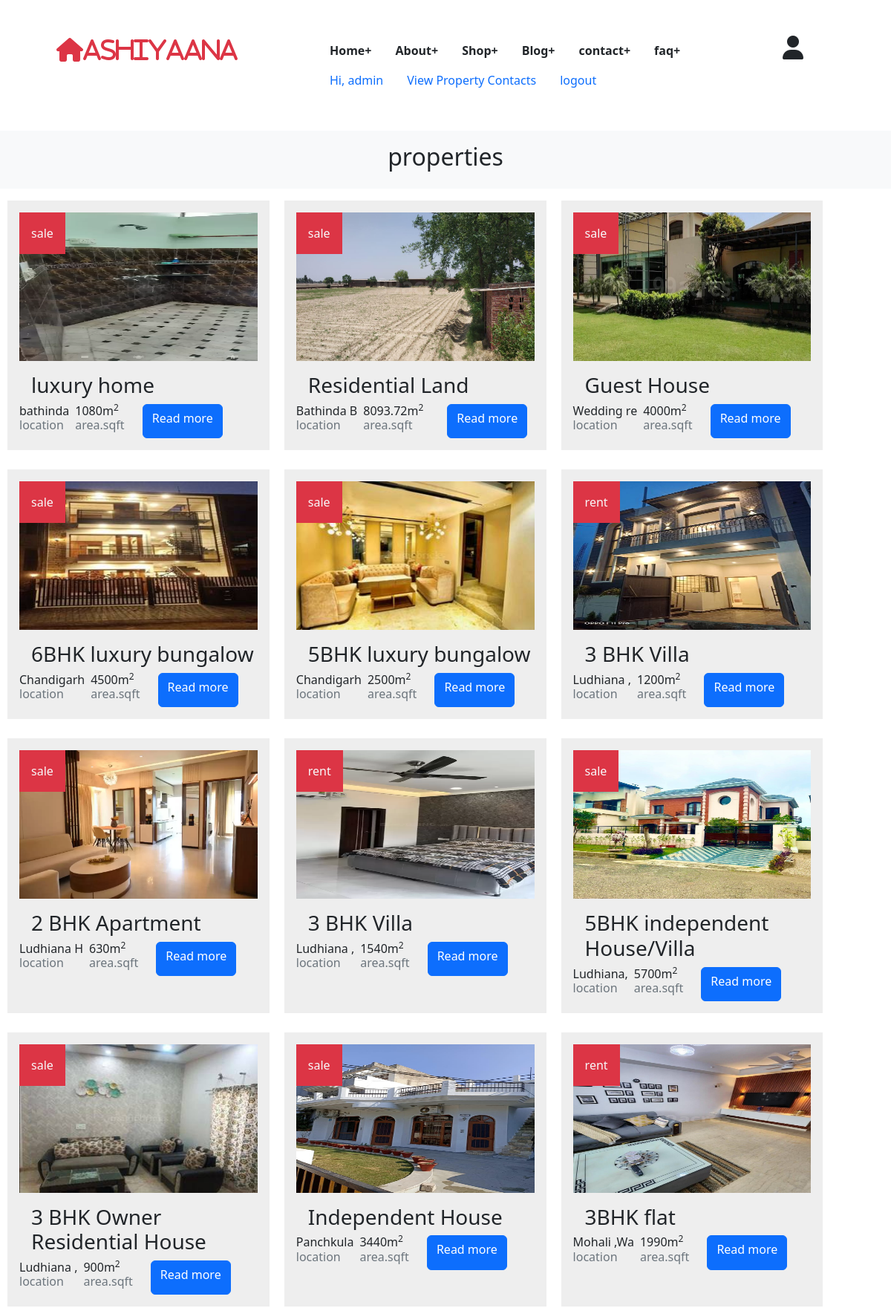
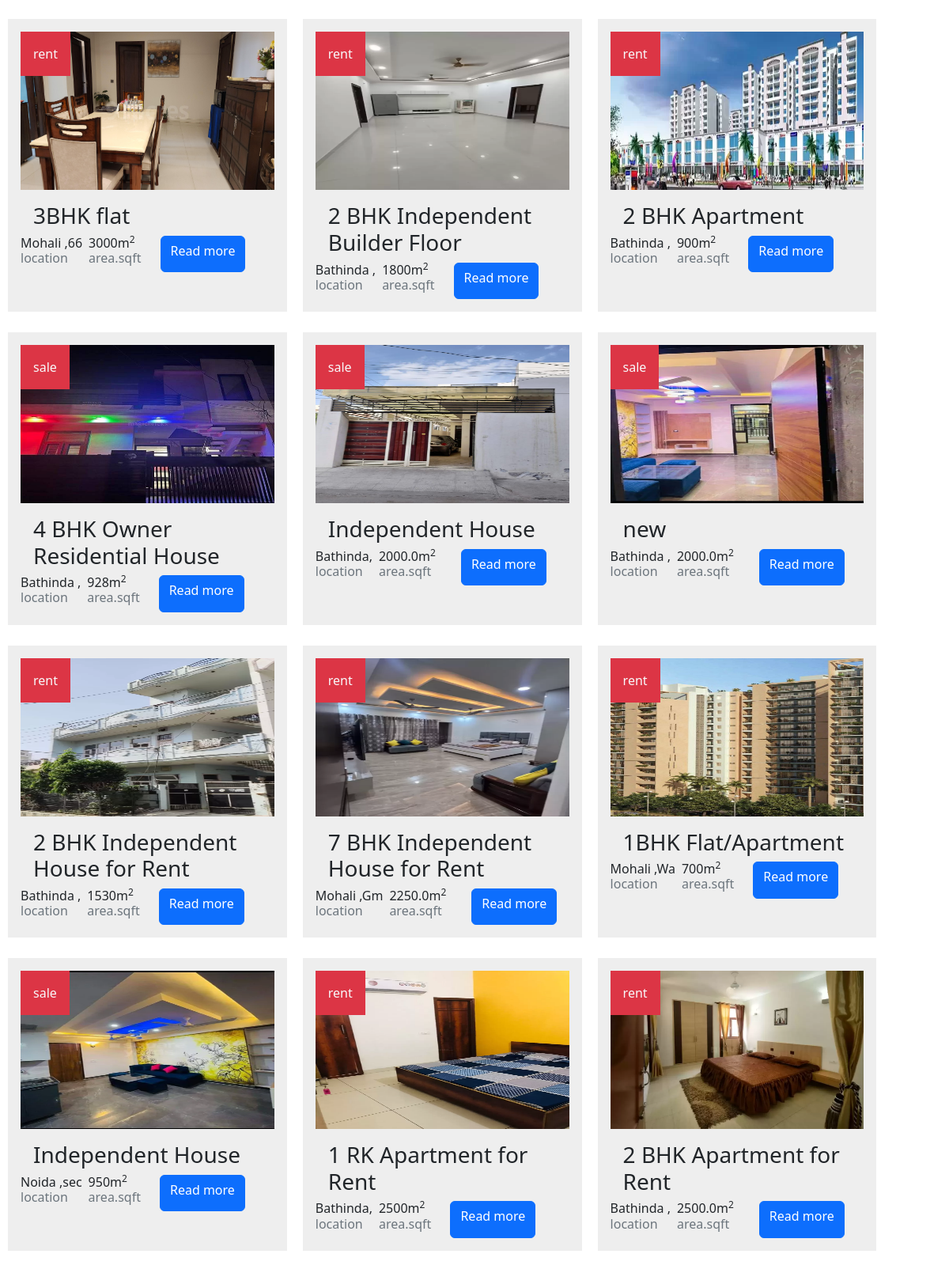
/shop (signed in, upper part), run on the app's committed database (2 pictures, top to bottom).
### home/models.py (models this page shows, shortened)
class properties (models.Model):
    STATUSS=(
        ('new','new'),
        ('approved','approved')
    )
    title=models.CharField(max_length=100)
    property_type=models.CharField(max_length=100,choices=TYPE, default="")
    location=models.CharField(max_length=100,default="")
    map_location=models.TextField(default="")
    property_price=models.CharField(max_length=50)
    year_build=models.IntegerField()
    property_for=models.CharField(max_length=30,choices=REQUIREMENT, default="property for")
    description=HTMLField()
    no_of_floors=models.IntegerField(default="no of floors")
    no_of_rooms=models.IntegerField()
    no_of_bathrooms=models.IntegerField()
    area_sqft=models.CharField(max_length=50)
    parking=models.CharField(max_length=100, choices=OPTION, default="parking")
    photo1=models.ImageField(upload_to='properties/')
    photo2=models.ImageField(upload_to='properties/')
    photo3=models.ImageField(upload_to='properties/')
    photo4=models.ImageField(upload_to='properties/')
    contact_person=models.CharField( max_length=100)
    contact_no=models.CharField( max_length=100)
    userid=models.ForeignKey(User,on_delete=models.CASCADE,blank=True,null=True)
    status=models.CharField(max_length=20,default="approved",choices=STATUSS)
    class Meta:
        db_table="properties"

### home/views.py (the view)
# urls.py: path('shop',views.shop, ),
def shop(request):
    pro=properties.objects.filter(status='approved').order_by('-id')
    return render(request,"shop.html",{'pro':pro})

### templates/shop.html
{% extends 'base.html' %}
{% load static %}
{% block body %}
 <div class="row">
    <div class="col-md-12 text-center p-3 bg-light">
        <h2>properties</h2>
    </div>
    <div class="row">
    {% for s in pro %}
    <div id="box1" class="col-md-4 p-3  mt-3">
        <span class="bg-danger text-light p-3 position-absolute">{{ s.property_for }}</span>
        <img src="/media/{{ s.photo1 }}" width="100%" height="200px" >
        <h3 class="mt-3 ms-3 ">{{ s.title }}</h3>
        <div class="d-flex">
        <h6>{{s.location|slice:"0:10"}}<span class="ms-2 text-secondary"><br>location</span></h6>
        <h6>{{s.area_sqft}}m<SUP>2</SUP><span class="ms-2 text-secondary"><br>area.sqft</span></h6>
        <a href="/shopdetail/{{ s.id }}"  class="btn btn-primary  ms-4 ">Read more</a>
    </div>
    </div>
    {% endfor %}
</div>
{% endblock body%}

### templates/base.html (shortened to what this page needs)
{% load static %}
<!doctype html>
<html lang="en">
  <head>
    <link href="https://cdn.jsdelivr.net/npm/bootstrap@5.3.0-alpha1/dist/css/bootstrap.min.css" rel="stylesheet">
    <link href="https://getbootstrap.com/docs/5.3/assets/css/docs.css" rel="stylesheet">
    <link rel="stylesheet" href="{%static 'style.css'%}">
    <link href="https://unpkg.com/aos@2.3.1/dist/aos.css" rel="stylesheet">
  </head>
  <body>
    <div class="container-fluid">
  <header>
    <div class="row p-5">
      <div class="col-md-4" id="logo">
        <h2><i class="fa-solid fa-house text-danger ms-3 ">Ashiyaana</i></h2>
      </div>
      <div class="col-md-6 text-center">
        <nav>
          <ul class="nav">
            <li><a href="/index" class="nav-link text-dark fw-bold">Home+</li></a>
            <li><a href="/aboutus"class="nav-link text-dark fw-bold">About+</li></a>
            <li><a href="/shop" class="nav-link text-dark fw-bold">Shop+</li></a>
            <li><a href="/blog"class="nav-link text-dark fw-bold">Blog+</li></a>
            <li><a href="/contact"class="nav-link text-dark fw-bold">contact+</li></a>
            <li><a href="/faq"class="nav-link text-dark fw-bold">faq+</li></a>
            {% if user.is_authenticated %}
            <li><a href="/"  class="nav-link">Hi,  {{ user.username }}</a></li>
            <li><a href="/viewcomments/"  class="nav-link">View Property Contacts</a></li>
            <li><a href="/logout/" class="nav-link">logout</a></li>
            {% else %}
            <li><a href="/signup/" class="nav-link text-dark fw-bold">Register+</a></li>
            <li><a href="/login/" class="nav-link text-dark fw-bold">login</a></li>
            {% endif %}
          </ul>
        </nav>
      </div>
      <div class="col-md-2 text-center">
        <i class="fa fa-user ms-3 fs-2 "></i>
      </div>
    </div>
  </header>
  {% block body %}
  {% endblock body %}
          </div>
        </div>
</body>
</html>

### static/style.css (style rules this page uses)
#logo { background-color: white; }
#box1 { width: 30%; border: 30px solid rgb(243, 238, 238); border: 20px; margin: 10px; box-sizing:border-box; background: #eee; }

### data on the page
properties: property_for "sale", photo1 (picture), title "luxury home", location "bathinda", area_sqft "1080"
properties: property_for "sale", photo1 (picture), title "Residential Land", location "Bathinda B", area_sqft "8093.72"
properties: property_for "sale", photo1 (picture), title "Guest House", location "Wedding re", area_sqft "4000"
properties: property_for "sale", photo1 (picture), title "6BHK luxury bungalow", location "Chandigarh", area_sqft "4500"
properties: property_for "sale", photo1 (picture), title "5BHK luxury bungalow", location "Chandigarh", area_sqft "2500"
properties: property_for "rent", photo1 (picture), title "3 BHK Villa", location "Ludhiana ,", area_sqft "1200"
properties: property_for "sale", photo1 (picture), title "2 BHK Apartment", location "Ludhiana H", area_sqft "630"
properties: property_for "rent", photo1 (picture), title "3 BHK Villa", location "Ludhiana ,", area_sqft "1540"
properties: property_for "sale", photo1 (picture), title "5BHK independent House/Villa", location "Ludhiana,", area_sqft "5700"
properties: property_for "sale", photo1 (picture), title "3 BHK Owner Residential House", location "Ludhiana ,", area_sqft "900"
properties: property_for "sale", photo1 (picture), title "Independent House", location "Panchkula", area_sqft "3440"
properties: property_for "rent", photo1 (picture), title "3BHK flat", location "Mohali ,Wa", area_sqft "1990"
properties: property_for "rent", photo1 (picture), title "3BHK flat", location "Mohali ,66", area_sqft "3000"
properties: property_for "rent", photo1 (picture), title "2 BHK Independent Builder Floor", location "Bathinda ,", area_sqft "1800"
properties: property_for "rent", photo1 (picture), title "2 BHK Apartment", location "Bathinda ,", area_sqft "900"
properties: property_for "sale", photo1 (picture), title "4 BHK Owner Residential House", location "Bathinda ,", area_sqft "928"
properties: property_for "sale", photo1 (picture), title "Independent House", location "Bathinda,", area_sqft "2000.0"
properties: property_for "sale", photo1 (picture), title "new", location "Bathinda ,", area_sqft "2000.0"
properties: property_for "rent", photo1 (picture), title "2 BHK Independent House for Rent", location "Bathinda ,", area_sqft "1530"
properties: property_for "rent", photo1 (picture), title "7 BHK Independent House for Rent", location "Mohali ,Gm", area_sqft "2250.0"
properties: property_for "rent", photo1 (picture), title "1BHK Flat/Apartment", location "Mohali ,Wa", area_sqft "700"
properties: property_for "sale", photo1 (picture), title "Independent House", location "Noida ,sec", area_sqft "950"
properties: property_for "rent", photo1 (picture), title "1 RK Apartment for Rent", location "Bathinda,", area_sqft "2500"
properties: property_for "rent", photo1 (picture), title "2 BHK Apartment for Rent", location "Bathinda ,", area_sqft "2500.0"

### other printed values
{{ user.username }} "admin"
